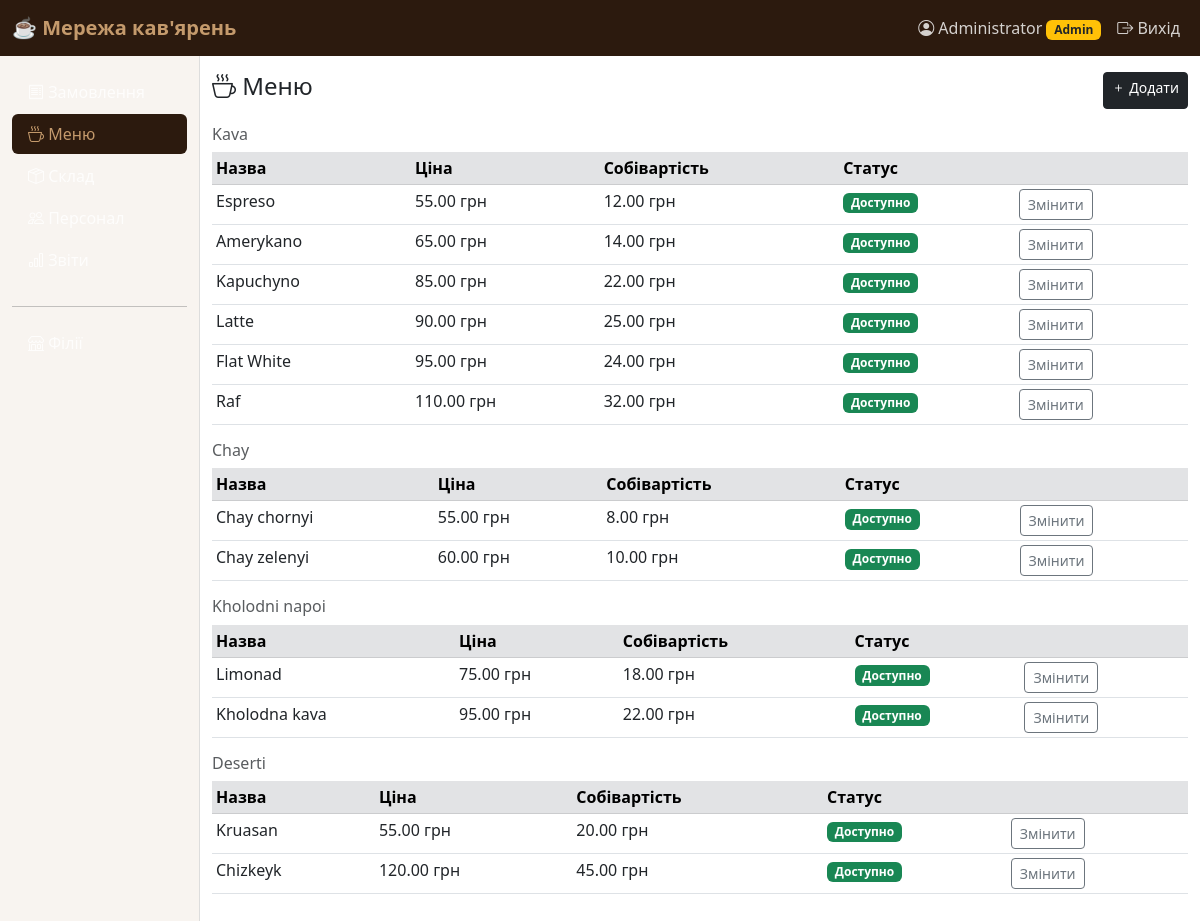
Page /menu/ (signed in) on the committed database.
### app/models.py (models this page shows, shortened)
class Users(db.Model, UserMixin):
    __tablename__ = 'users'
    id = db.Column(db.Integer, primary_key=True)
    username = db.Column(db.String(50), nullable=False, unique=True)
    password_hash = db.Column(db.String(255), nullable=False)
    role = db.Column(db.Enum('admin', 'manager', name='user_role'), nullable=False, default='manager')
    branch_id = db.Column(db.Integer, db.ForeignKey('branch.id'), nullable=True)
    full_name = db.Column(db.String(100))
    is_active = db.Column(db.Boolean, default=True)
    branch = db.relationship('Branch', foreign_keys=[branch_id])
    orders = db.relationship('Order', backref='creator', lazy='dynamic', foreign_keys='Order.created_by')
    shifts = db.relationship('Shift', backref='user', lazy='dynamic')
    def is_admin(self): return self.role == 'admin'

class Category(db.Model):
    __tablename__ = 'category'
    id = db.Column(db.Integer, primary_key=True)
    name = db.Column(db.String(50), nullable=False, unique=True)
    description = db.Column(db.Text)
    items = db.relationship('MenuItem', backref='category', lazy='dynamic')

class MenuItem(db.Model):
    __tablename__ = 'menu_item'
    id = db.Column(db.Integer, primary_key=True)
    name = db.Column(db.String(100), nullable=False)
    category_id = db.Column(db.Integer, db.ForeignKey('category.id'), nullable=False)
    price = db.Column(db.Numeric(8, 2), nullable=False)
    cost_price = db.Column(db.Numeric(8, 2))
    description = db.Column(db.Text)
    is_available = db.Column(db.Boolean, default=True)
    order_items = db.relationship('OrderItem', backref='menu_item', lazy='dynamic')

### app/menu/routes.py (the view)
@menu_bp.route('/')
@login_required
def index():
    categories = Category.query.all()
    items = MenuItem.query.order_by(MenuItem.category_id).all()
    return render_template('menu/index.html', items=items, categories=categories)

### app/models.py (called while the page is built)
@login_manager.user_loader
def load_user(user_id):
    return Users.query.get(int(user_id))

### app/templates/menu/index.html (shortened to what this page needs)
{% extends "base.html" %}
{% block content %}
<div class="d-flex justify-content-between mb-3">
  <h4><i class="bi bi-cup-hot"></i> Меню</h4>
  <a href="{{ url_for('menu.new') }}" class="btn btn-dark btn-sm"><i class="bi bi-plus"></i> Додати</a>
</div>
{% for cat in categories %}
<h6 class="text-muted mt-3">{{ cat.name }}</h6>
<table class="table table-sm table-hover mb-3">
  <thead class="table-secondary"><tr><th>Назва</th><th>Ціна</th><th>Собівартість</th><th>Статус</th><th></th></tr></thead>
  <tbody>
  {% for item in items if item.category_id == cat.id %}
  <tr>
    <td>{{ item.name }}</td>
    <td>{{ item.price }} грн</td>
    <td>{{ item.cost_price or '—' }} {% if item.cost_price %}грн{% endif %}</td>
    <td><span class="badge {% if item.is_available %}bg-success{% else %}bg-secondary{% endif %}">{% if item.is_available %}Доступно{% else %}Недоступно{% endif %}</span></td>
    <td>
      <form method="POST" action="{{ url_for('menu.toggle', id=item.id) }}" class="d-inline">
        <button class="btn btn-sm btn-outline-secondary">Змінити</button>
      </form>
    </td>
  </tr>
  {% endfor %}
  </tbody>
</table>
{% endfor %}
{% endblock %}

### app/templates/base.html (shortened to what this page needs)
<!DOCTYPE html>
<html lang="uk">
<head>
<link href="https://cdn.jsdelivr.net/npm/bootstrap@5.3.0/dist/css/bootstrap.min.css" rel="stylesheet">
<link href="https://cdn.jsdelivr.net/npm/bootstrap-icons@1.11.0/font/bootstrap-icons.css" rel="stylesheet">
</head>
<body>
<nav class="navbar navbar-expand-lg navbar-dark">
  <div class="container-fluid">
    <a class="navbar-brand" href="{{ url_for('orders.index') }}">☕ Мережа кав'ярень</a>
    <div class="collapse navbar-collapse" id="nav">
      {% if current_user.is_authenticated %}
      <ul class="navbar-nav ms-auto">
        <li class="nav-item"><span class="nav-link text-warning"><i class="bi bi-person-circle"></i> {{ current_user.full_name or current_user.username }}{% if current_user.is_admin() %} <span class="badge bg-warning text-dark">Admin</span>{% endif %}</span></li>
        <li class="nav-item"><a class="nav-link" href="{{ url_for('auth.logout') }}"><i class="bi bi-box-arrow-right"></i> Вихід</a></li>
      </ul>
      {% endif %}
    </div>
  </div>
</nav>
<div class="container-fluid">
  <div class="row">
    {% if current_user.is_authenticated %}
    <div class="col-md-2 sidebar py-3">
      <ul class="nav flex-column">
        <li class="nav-item"><a class="nav-link {% if request.endpoint and request.endpoint.startswith('orders') %}active{% endif %}" href="{{ url_for('orders.index') }}"><i class="bi bi-receipt"></i> Замовлення</a></li>
        <li class="nav-item"><a class="nav-link {% if request.endpoint and request.endpoint.startswith('menu') %}active{% endif %}" href="{{ url_for('menu.index') }}"><i class="bi bi-cup-hot"></i> Меню</a></li>
        <li class="nav-item"><a class="nav-link {% if request.endpoint and request.endpoint.startswith('inventory') %}active{% endif %}" href="{{ url_for('inventory.index') }}"><i class="bi bi-box-seam"></i> Склад</a></li>
        <li class="nav-item"><a class="nav-link {% if request.endpoint and request.endpoint.startswith('staff') %}active{% endif %}" href="{{ url_for('staff.index') }}"><i class="bi bi-people"></i> Персонал</a></li>
        <li class="nav-item"><a class="nav-link {% if request.endpoint and request.endpoint.startswith('reports') %}active{% endif %}" href="{{ url_for('reports.index') }}"><i class="bi bi-bar-chart"></i> Звіти</a></li>
        {% if current_user.is_admin() %}
        <li class="nav-item mt-2"><hr><a class="nav-link {% if request.endpoint and request.endpoint.startswith('branches') %}active{% endif %}" href="{{ url_for('branches.index') }}"><i class="bi bi-shop"></i> Філії</a></li>
        {% endif %}
      </ul>
    </div>
    <div class="col-md-10 py-3">
    {% else %}
    <div class="col-12 py-3">
    {% endif %}
      {% block content %}{% endblock %}
    </div>
  </div>
</div>
</body>
</html>

### app/templates/base.html (style rules this page uses)
:root { --coffee-dark: #2C1A0E; --coffee-mid: #6F4E37; --coffee-accent: #C49A6C; }
.navbar { background: var(--coffee-dark) !important; }
.navbar-brand { color: var(--coffee-accent) !important; font-weight: 700; }
.nav-link { color: rgba(255,255,255,.8) !important; }
.nav-link:hover, .nav-link.active { color: var(--coffee-accent) !important; }
.sidebar { background: #f8f4f0; min-height: calc(100vh - 56px); border-right: 1px solid #ddd; }
.sidebar .nav-link { color: var(--coffee-dark); padding: .5rem 1rem; border-radius: 6px; margin-bottom: 2px; }
.sidebar .nav-link.active { background: var(--coffee-dark); color: #fff; }

### rows in the picture
Users: full_name "Administrator"
Category: name "Kava"
MenuItem: name "Espreso", price "55.00", cost_price "12.00", shows "грн", is_available "Доступно"
MenuItem: name "Amerykano", price "65.00", cost_price "14.00", shows "грн", is_available "Доступно"
MenuItem: name "Kapuchyno", price "85.00", cost_price "22.00", shows "грн", is_available "Доступно"
MenuItem: name "Latte", price "90.00", cost_price "25.00", shows "грн", is_available "Доступно"
MenuItem: name "Flat White", price "95.00", cost_price "24.00", shows "грн", is_available "Доступно"
MenuItem: name "Raf", price "110.00", cost_price "32.00", shows "грн", is_available "Доступно"
Category: name "Chay"
MenuItem: name "Chay chornyi", price "55.00", cost_price "8.00", shows "грн", is_available "Доступно"
MenuItem: name "Chay zelenyi", price "60.00", cost_price "10.00", shows "грн", is_available "Доступно"
Category: name "Kholodni napoi"
MenuItem: name "Limonad", price "75.00", cost_price "18.00", shows "грн", is_available "Доступно"
MenuItem: name "Kholodna kava", price "95.00", cost_price "22.00", shows "грн", is_available "Доступно"
Category: name "Deserti"
MenuItem: name "Kruasan", price "55.00", cost_price "20.00", shows "грн", is_available "Доступно"
MenuItem: name "Chizkeyk", price "120.00", cost_price "45.00", shows "грн", is_available "Доступно"
